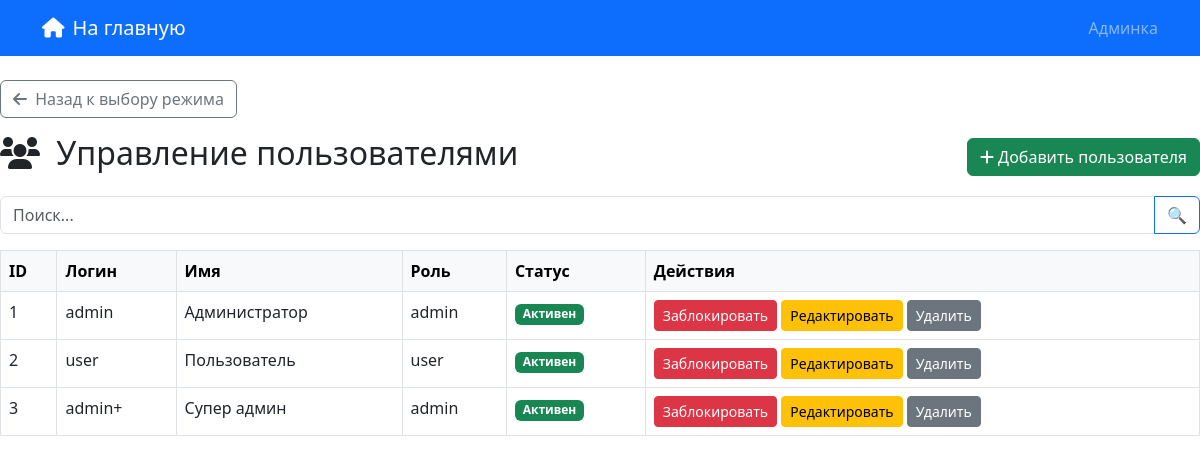
Screenshot of /admin/index.php?mode=users (signed in) with the database file from the repository.
### tables this page shows
CREATE TABLE `users` (
  `id` int(11) NOT NULL,
  `login` varchar(50) NOT NULL,
  `password_hash` varchar(255) NOT NULL,
  `full_name` varchar(100) DEFAULT NULL,
  `blocked` tinyint(1) DEFAULT 0,
  `role` enum('user','admin') DEFAULT 'user',
  `failed_attempts` int(11) DEFAULT 0
);

### admin/index.php (the view, shortened to what this page needs)
<?php
require_once '../functions.php';
$mode = $_GET['mode'] ?? '';
$action = $_GET['action'] ?? 'list';
$id = $_GET['id'] ?? null;
$page = max(1, intval($_GET['page'] ?? 1));
$limit = 10;
$offset = ($page - 1) * $limit;
$search = trim($_GET['search'] ?? '');
    ?>
    <?php
function renderUserManagementInterface(
    PDO $pdo,
    int $page,
    int $limit,
    int $offset,
    string $search,
    string $action,
    ?int $id
): void {
    $sql = "SELECT * FROM users";
    $sql .= " ORDER BY id LIMIT ? OFFSET ?";
    $stmt = $pdo->prepare($sql);
    $paramIndex = 1;
    $stmt->bindValue($paramIndex++, $limit, PDO::PARAM_INT);
    $stmt->bindValue($paramIndex++, $offset, PDO::PARAM_INT);
    $stmt->execute();
    $rows = $stmt->fetchAll(PDO::FETCH_ASSOC);
    ?>
    <div class="d-flex justify-content-between align-items-center mb-3">
        <h2><i class="fas fa-users me-2"></i> Управление пользователями</h2>
        <a href="?mode=users&action=add_user" class="btn btn-success">
            <i class="fas fa-plus"></i> Добавить пользователя
        </a>
    </div>
    <form method="get" class="mb-3">
        <div class="input-group">
            <input type="text" name="search" class="form-control" placeholder="Поиск..." value="<?= htmlspecialchars($search) ?>">
            <button type="submit" class="btn btn-outline-primary">🔍</button>
        </div>
    </form>
    <?php if ($rows): ?>
        <div class="table-responsive">
            <table class="table table-bordered table-hover">
                <thead class="table-light">
                    <tr><th>ID</th><th>Логин</th><th>Имя</th><th>Роль</th><th>Статус</th><th>Действия</th></tr>
                </thead>
                <tbody>
                    <?php foreach ($rows as $row): ?>
                        <tr>
                            <td><?= $row['id'] ?></td>
                            <td><?= htmlspecialchars($row['login']) ?></td>
                            <td><?= htmlspecialchars($row['full_name']) ?></td>
                            <td><?= htmlspecialchars($row['role']) ?></td>
                            <td><?= $row['blocked'] ? '<span class="badge bg-danger">Заблокирован</span>' : '<span class="badge bg-success">Активен</span>' ?></td>
                            <td>
                                <?php if ($row['blocked']): ?>
                                    <a href="?mode=users&action=unblock&id=<?= $row['id'] ?>&csrf_token=<?= $_SESSION['csrf_token'] ?>&search=<?= urlencode($search) ?>&page=<?= $page ?>" class="btn btn-sm btn-success">Разблокировать</a>
                                <?php else: ?>
                                    <a href="?mode=users&action=block&id=<?= $row['id'] ?>&csrf_token=<?= $_SESSION['csrf_token'] ?>&search=<?= urlencode($search) ?>&page=<?= $page ?>" class="btn btn-sm btn-danger">Заблокировать</a>
                                <?php endif; ?>
                                <a href="?mode=users&action=edit_user&id=<?= $row['id'] ?>&search=<?= urlencode($search) ?>&page=<?= $page ?>" class="btn btn-sm btn-warning">Редактировать</a>
                                <a href="?mode=users&action=delete&id=<?= $row['id'] ?>&csrf_token=<?= $_SESSION['csrf_token'] ?>&search=<?= urlencode($search) ?>&page=<?= $page ?>" class="btn btn-sm btn-secondary" onclick="return confirm('Удалить?')">Удалить</a>
                            </td>
                        </tr>
                    <?php endforeach; ?>
                </tbody>
            </table>
        </div>
    <?php else: ?>
        <div class="alert alert-info">Нет пользователей для отображения.</div>
    <?php endif; ?>
    <?php
}
    ?>
    <?php
if ($mode === 'users') {
    include 'templates/header.php';
    ?>
    <div class="mb-3">
        <a href="?mode=" class="btn btn-outline-secondary">
            <i class="fas fa-arrow-left me-1"></i> Назад к выбору режима
        </a>
    </div>
    <?php
    renderUserManagementInterface($pdo, $page, $limit, $offset, $search, $action, $id);
    include 'templates/footer.php';
    ?>
    <?php
}
?>

### rows the page displays
users: id "1", login "admin", full_name "Администратор", role "admin", blocked "Активен"
users: id "2", login "user", full_name "Пользователь", role "user", blocked "Активен"
users: id "3", login "admin+", full_name "Супер админ", role "admin", blocked "Активен"
